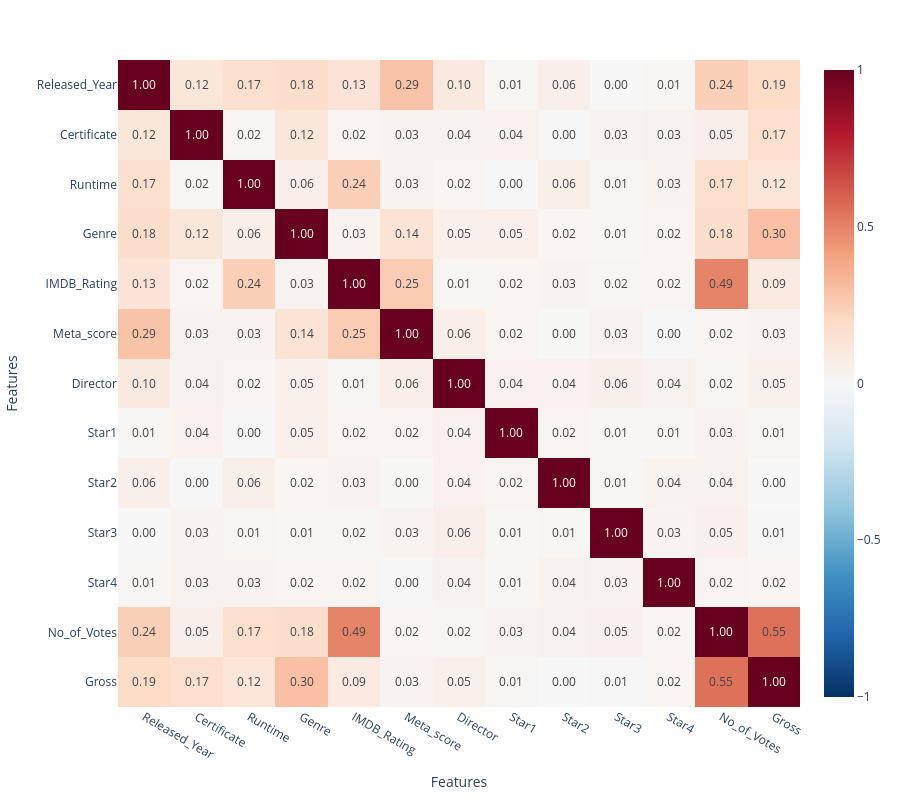

This figure's notebook cell:
### Code cell
import plotly.express as px
corr_long = corr_matrix.reset_index().melt(id_vars='index')
corr_long.columns = ['Feature 1', 'Feature 2', 'Correlation']

fig = px.imshow(
    corr_matrix,
    text_auto='.2f',       
    aspect="auto",
    color_continuous_scale='RdBu_r', 
    zmin=-1, zmax=1,
)

fig.update_layout(
    width=900,
    height=800,
    xaxis_title="Features",
    yaxis_title="Features"
)

fig.show()

### Figure 1 — Plotly figure (JSON) as saved in the notebook; plotly's stock layout.template omitted (floating-point values rounded to 4 significant figures; data arrays with more than 128 entries replaced by an {"elided": "..."} marker saying what was removed)
{"data": [{"coloraxis": "coloraxis", "hovertemplate": "x: %{x}<br>y: %{y}<br>color: %{z}<extra></extra>", "name": "0", "texttemplate": "%{z:.2f}", "type": "heatmap", "x": ["Released_Year", "Certificate", "Runtime", "Genre", "IMDB_Rating", "Meta_score", "Director", "Star1", "Star2", "Star3", "Star4", "No_of_Votes", "Gross"], "xaxis": "x", "y": ["Released_Year", "Certificate", "Runtime", "Genre", "IMDB_Rating", "Meta_score", "Director", "Star1", "Star2", "Star3", "Star4", "No_of_Votes", "Gross"], "yaxis": "y", "z": {"elided": "13x13 float values"}}], "layout": {"coloraxis": {"cmax": 1, "cmin": -1, "colorscale": [[0, "rgb(5,48,97)"], [0.1, "rgb(33,102,172)"], [0.2, "rgb(67,147,195)"], [0.3, "rgb(146,197,222)"], [0.4, "rgb(209,229,240)"], [0.5, "rgb(247,247,247)"], [0.6, "rgb(253,219,199)"], [0.7, "rgb(244,165,130)"], [0.8, "rgb(214,96,77)"], [0.9, "rgb(178,24,43)"], [1, "rgb(103,0,31)"]]}, "height": 800, "margin": {"t": 60}, "width": 900, "xaxis": {"anchor": "y", "domain": [0, 1], "title": {"text": "Features"}}, "yaxis": {"anchor": "x", "autorange": "reversed", "domain": [0, 1], "title": {"text": "Features"}}}}
